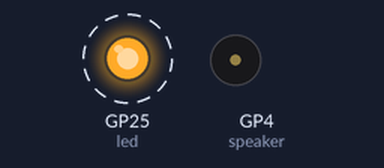
Bench run of a program on a simulated Raspberry Pi Pico running MicroPython. On the bench: output pins drawn as LEDs (lit = HIGH), buzzer (waves = sounding). Dashed ring = blinking.

Above: at 1.19 s.
At 34.1 s:
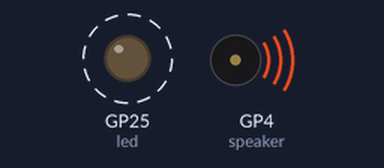
Timing chart, 0 to 41.0 s (numbered marks = the images above):
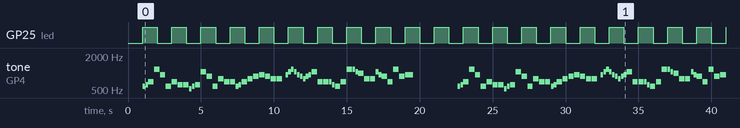

Measured:
- by itself, GP25 (led): alternates HIGH for 1.0 s and LOW for 1.0 s
- by itself, tone on GP4 (speaker): plays 587 Hz for 0.18 s, 622 Hz for 0.18 s, 698 Hz for 0.36 s, 1175 Hz for 0.36 s, 932 Hz for 0.36 s, 587 Hz for 0.36 s … (112 notes in this stretch)

The program:

buzzer_play_melody.py
```python
from time import sleep
from picozero import Speaker, LED
from machine import Timer

led = LED(25)

timer = Timer()

def led_blink( timer ):
    led.toggle()

timer.init( freq=1, mode=Timer.PERIODIC, callback=led_blink )

speaker = Speaker(4)

BEAT = 0.4

melodies = [ ['d5', BEAT / 2], ['d#5', BEAT / 2], ['f5', BEAT], ['d6', BEAT], ['a#5', BEAT], ['d5', BEAT],
              ['f5', BEAT], ['d#5', BEAT], ['d#5', BEAT], ['c5', BEAT / 2],['d5', BEAT / 2], ['d#5', BEAT],
              ['c6', BEAT], ['a5', BEAT], ['d5', BEAT], ['g5', BEAT], ['f5', BEAT], ['f5', BEAT], ['d5', BEAT / 2],
              ['d#5', BEAT / 2], ['f5', BEAT], ['g5', BEAT], ['a5', BEAT], ['a#5', BEAT], ['a5', BEAT], ['g5', BEAT],
              ['g5', BEAT], ['', BEAT / 2], ['a#5', BEAT / 2], ['c6', BEAT / 2], ['d6', BEAT / 2], ['c6', BEAT / 2],
              ['a#5', BEAT / 2], ['a5', BEAT / 2], ['g5', BEAT / 2], ['a5', BEAT / 2], ['a#5', BEAT / 2], ['c6', BEAT],
              ['f5', BEAT], ['f5', BEAT], ['f5', BEAT / 2], ['d#5', BEAT / 2], ['d5', BEAT], ['f5', BEAT], ['d6', BEAT],
              ['d6', BEAT / 2], ['c6', BEAT / 2], ['b5', BEAT], ['g5', BEAT], ['g5', BEAT], ['c6', BEAT / 2],
              ['a#5', BEAT / 2], ['a5', BEAT], ['f5', BEAT], ['d6', BEAT], ['a5', BEAT], ['a#5', BEAT * 1.5] ]

sleep( 1 )

try :
    while 1 :
        speaker.play( melodies )
        sleep( 3 )
    pass
except :
    timer.deinit()
    led.off()
pass
```
